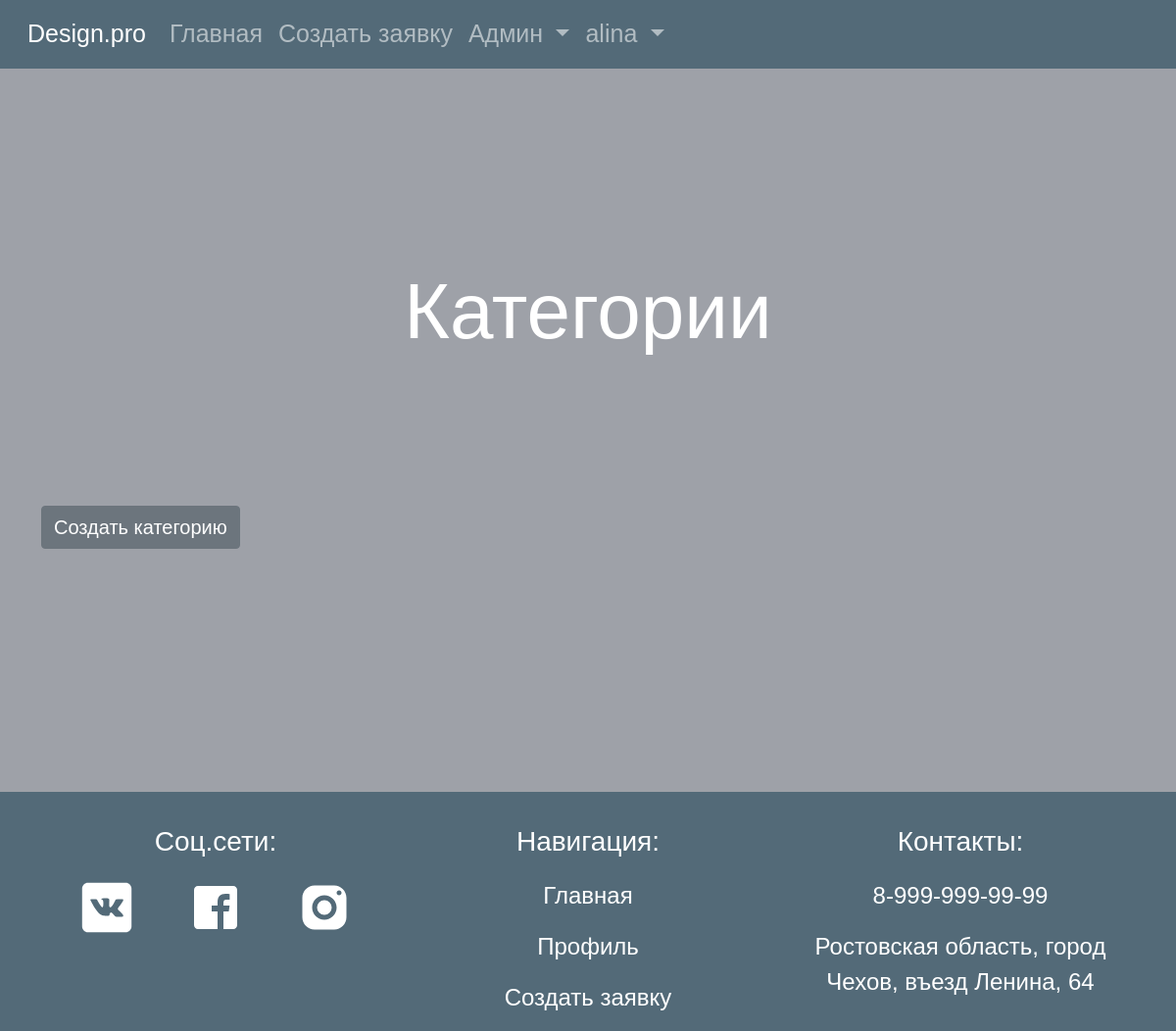
Page /design/category (signed in) on the earlier database version.
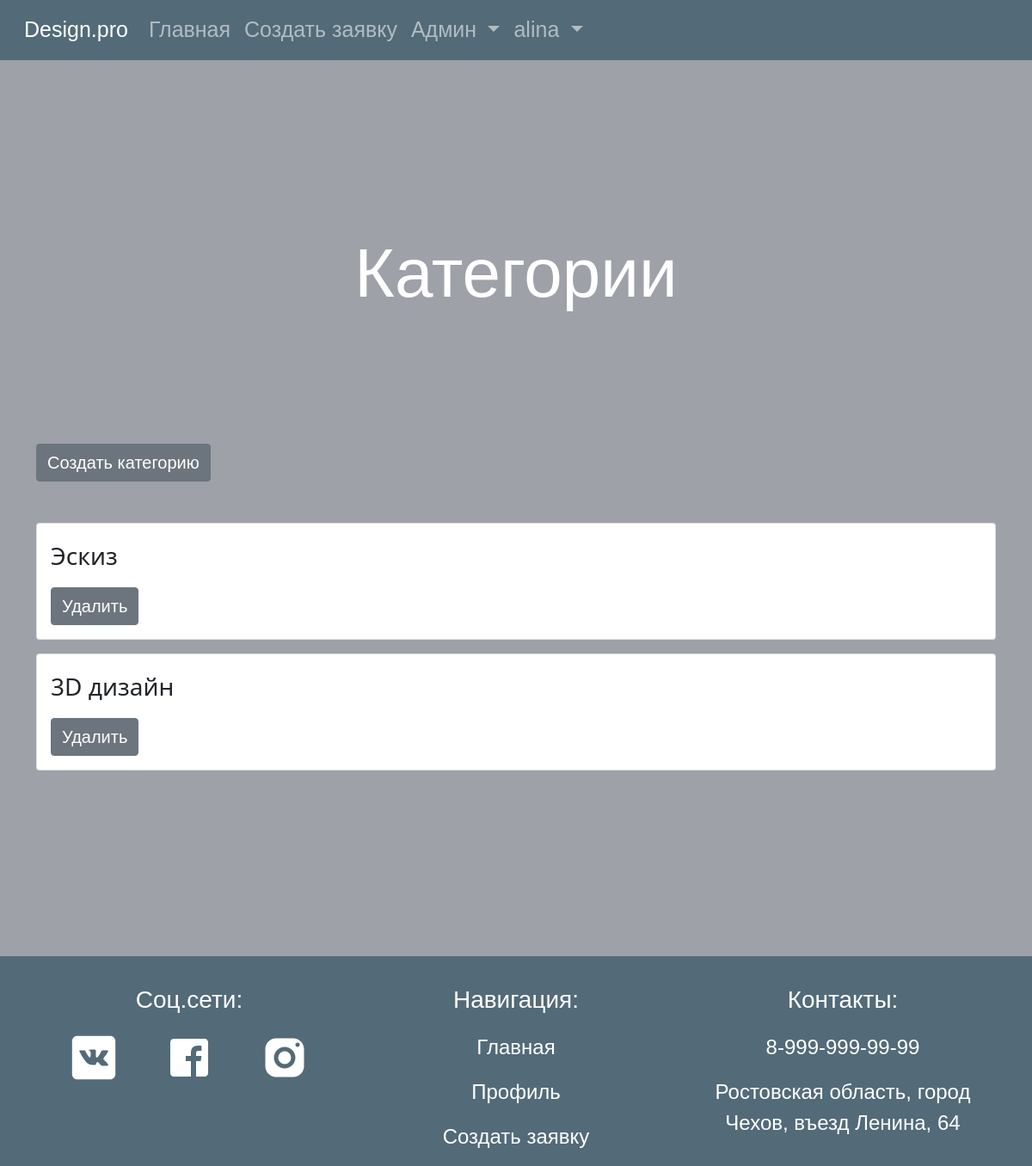
Same page on the later database version.
### design/models.py (models this page shows, shortened)
class Category(models.Model):
    name = models.CharField(max_length=256, null=False, verbose_name='Название')
    class Meta:
        verbose_name = 'Категория'
        verbose_name_plural = 'Категории'

### design/views.py (the view)
class CategoryView(ListView):
    model = Category
    template_name = 'admin/category.html'
    context_object_name = 'categories'

### design/templates/admin/category.html (shortened to what this page needs)
{% extends 'base.html' %}
{% load bootstrap4 %}
{% load static %}
{% block content %}
    <h2>Категории</h2>
    <div class="container">
        <a class="btn btn-secondary fs-5 mb-5" href="{% url 'design:createCategory' %} "
           role="button">Создать категорию</a>
        {% if categories %}
            {% for cat in categories %}
                <div class="card category">
                    <div class="card-body">
                        <p class="fs-3">{{ cat.name }}</p>
                        <a class="btn btn-secondary fs-5" href="{% url 'design:deleteCategory' cat.id %}"
                           role="button">Удалить</a>
                    </div>
                </div>
            {% endfor %}
        {% endif %}
    </div>
{% endblock %}

Differences in the rows shown:
added Category: name "Эскиз"
added Category: name "3D дизайн"
